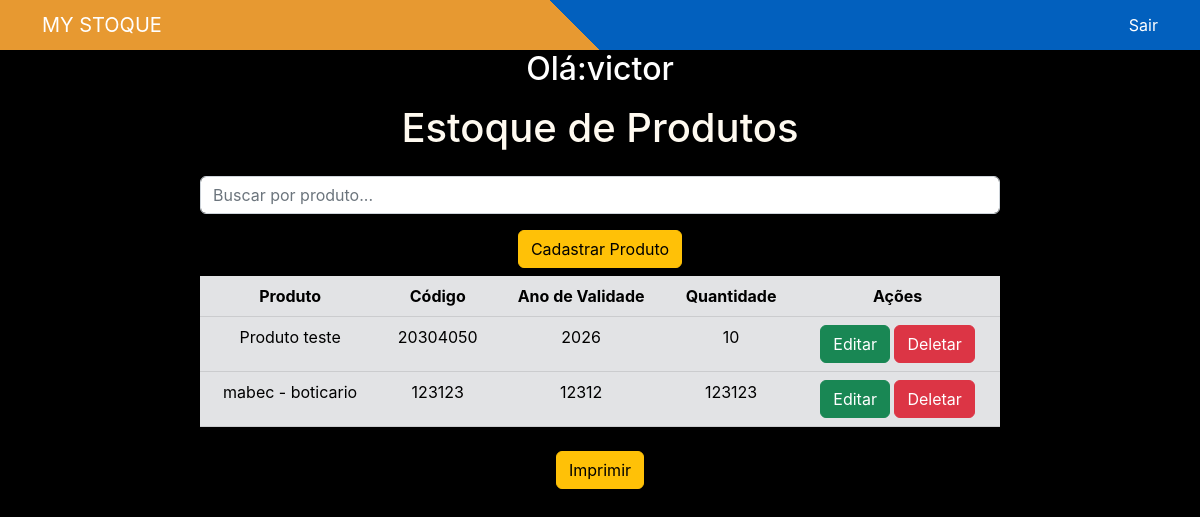
Before: / (signed in) with the older database file.
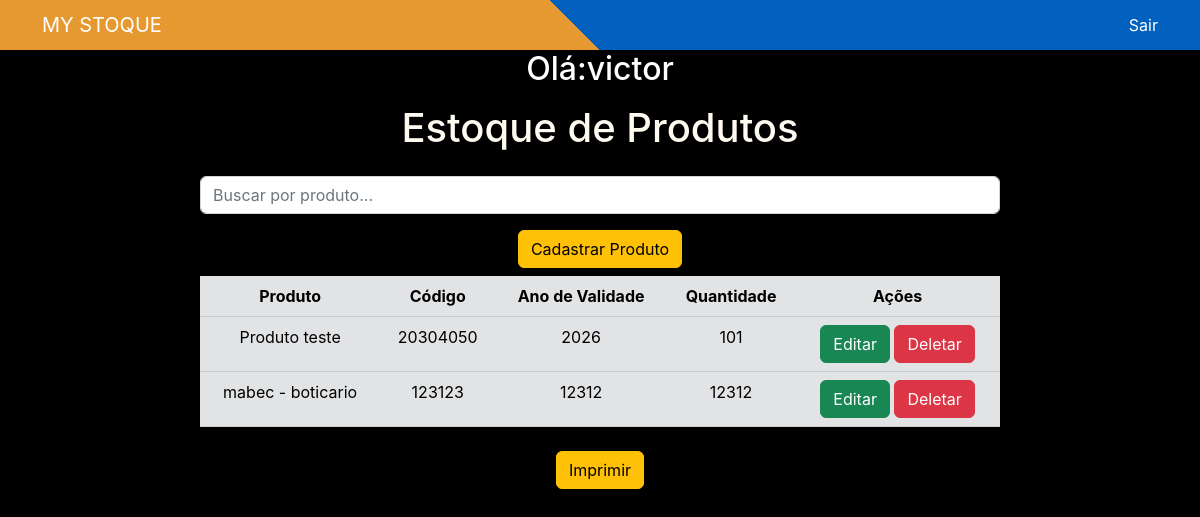
After: the same page with the newer database file.
### app/models.py (models this page shows)
class Produtos(models.Model):
    produto = models.CharField(max_length=30)
    codigo = models.CharField(max_length=30)
    quantidade = models.CharField(max_length=30)
    ano_validade = models.IntegerField()

### app/views.py (the view)
# urls.py: 2. Add a URL to urlpatterns:  path('', views.home, name='home')
@login_required(login_url='/login/')
def home(request):
    data = {}
    search = request.GET.get('search')
    if search:
        data['db'] = Produtos.objects.filter(produto__icontains=search)
    else:
        data['db'] = Produtos.objects.all()
    return render(request, 'index.html', data)

### app/templates/index.html (shortened to what this page needs)
<!DOCTYPE html>
<html lang="pt-br">
<head>
    <link href="https://cdn.jsdelivr.net/npm/bootstrap@5.2.2/dist/css/bootstrap.min.css" rel="stylesheet">
</head>
<body>
  <nav class="navbar navbar-expand-lg navbar-dark mx-background-top-linear">
    <div class="container">
      <a class="navbar-brand" rel="nofollow" target="_blank" href="" style="text-transform: uppercase;">My Stoque</a>
      <a href="/logout/" style="color: #fff;">Sair</a>
    </div>
  </nav>
  <div style="color: #fff;">
    <h2>Olá:{{user.get_username}}</h2>
  </div>
    <div class="col-8 m-auto pt-2 pb-2 text-center" style="color: floralwhite;">
        <h1>Estoque de Produtos</h1>
    </div>
    <div class="col-8 m-auto pt-2 pb-2 text-center">
      <form method="get">
        <input type="text" id="search" name="search" class="form-control" placeholder="Buscar por produto...">
      </form>
    </div>
    <div class="col-8 m-auto pt-2 pb-2 text-center">
        <a href="/form/" class="btn btn-warning">Cadastrar Produto</a>
    </div>
    <div class="col-md-8 m-auto text-center">
        <table class="table table-hover table-secondary">
            <thead>
              <tr>
                <th scope="col">Produto</th>
                <th scope="col">Código</th>
                <th scope="col">Ano de Validade</th>
                <th scope="col">Quantidade</th>
                <th scope="col">Ações</th>
              </tr>
            </thead>
            <tbody>
                {% for dbs in db %}
              <tr>
                <td>{{dbs.produto}}</td>
                <td>{{dbs.codigo}}</td>
                <td>{{dbs.ano_validade}}</td>
                <td>{{dbs.quantidade}}</td>
                <td>
                    <a href="/edit/{{dbs.id}}/" class="btn btn-success">Editar</a>
                    <a href="/delete/{{dbs.id}}/" class="btn btn-danger btnDel">Deletar</a>
                </td>
              </tr>
                {% endfor %}
            </tbody>
          </table>
    </div>
    {% load static %}
    <div class="col-8 m-auto pt-2 pb-2 text-center">
      <button onclick="window.print();return false;" class="btn btn-warning">Imprimir</button>
    </div>
</body>
</html>

Changed rows visible on the page:
changed Produtos "Produto teste": quantidade "10" → "101"
changed Produtos "mabec - boticario": quantidade "123123" → "12312"
